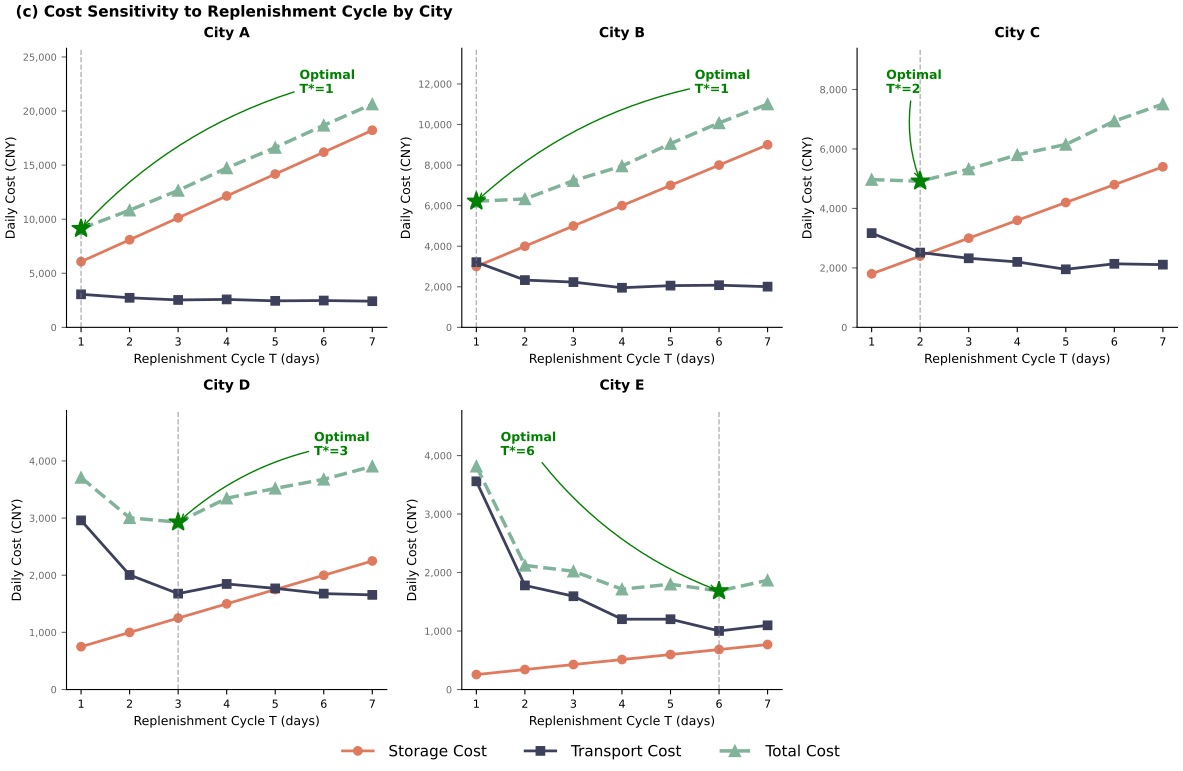

This chart was generated by the following Python code:
"""Fix Figure 3: show T-sensitivity for all 5 cities in one figure (2x3 layout)."""

import sys
import os
sys.path.insert(0, os.path.abspath(os.path.dirname(__file__) + '/..'))

import matplotlib.pyplot as plt
import numpy as np

from optimization.inventory_optimizer import calculate_city_total_cost

plt.rcParams['font.family'] = 'sans-serif'
plt.rcParams['font.size'] = 9

COLOR_STORAGE = '#E07A5F'
COLOR_TRANSPORT = '#3D405B'
COLOR_TOTAL = '#81B29A'

cities = ['A', 'B', 'C', 'D', 'E']

import json
with open('figures/data.json', 'r') as f:
    _data = json.load(f)
_optimal_T_map = {c: _data['cities'][c]['optimal_T'] for c in cities}
T_range = np.arange(1, 8)

fig, axes = plt.subplots(2, 3, figsize=(12, 8), dpi=300)
axes = axes.flatten()

for idx, city in enumerate(cities):
    ax = axes[idx]
    storage = []
    transport = []
    total = []
    for T in T_range:
        res = calculate_city_total_cost(city, T)
        storage.append(res['storage_cost'])
        transport.append(res['transport_cost'])
        total.append(res['total_cost'])

    ax.plot(T_range, storage, 'o-', color=COLOR_STORAGE, label='Storage Cost', linewidth=2, markersize=6)
    ax.plot(T_range, transport, 's-', color=COLOR_TRANSPORT, label='Transport Cost', linewidth=2, markersize=6)
    ax.plot(T_range, total, '^--', color=COLOR_TOTAL, label='Total Cost', linewidth=2.5, markersize=8)

    # Optimal marker
    optimal_T = _optimal_T_map[city]
    opt_total = total[optimal_T - 1]
    ax.axvline(x=optimal_T, color='gray', linestyle='--', alpha=0.6, linewidth=1)
    ax.plot(optimal_T, opt_total, '*', color='green', markersize=14, zorder=5)

    # Compute text position: place it near the top of the subplot in an empty corner
    y_top = max(total) * 1.05
    if idx == 0:  # City A: monotone ascending, text far upper-right
        tx = 5.5
    elif idx == 1:  # City B: monotone ascending, text far upper-right
        tx = 5.5
    elif idx == 2:  # City C: weak U, text upper-left
        tx = 1.3
    elif idx == 3:  # City D: U-shape, text upper-right
        tx = 5.8
    else:  # City E: U-shape, optimal at T=6 (right side), text upper-left
        tx = 1.5

    ax.annotate(f'Optimal\nT*={optimal_T}', xy=(optimal_T, opt_total),
                xytext=(tx, y_top),
                fontsize=9, color='green', fontweight='bold',
                arrowprops=dict(arrowstyle='->', color='green', lw=1,
                                connectionstyle='arc3,rad=0.15'))

    # Per-subplot title
    pad = 15 if city in ['D', 'E'] else 8
    ax.set_title(f'City {city}', fontsize=10, fontweight='bold', pad=pad)
    ax.set_xlabel('Replenishment Cycle T (days)', fontsize=9)
    ax.set_ylabel('Daily Cost (CNY)', fontsize=9)
    ax.set_xticks(T_range)

    # Tick hierarchy
    ax.tick_params(axis='y', labelsize=7, colors='dimgray')
    ax.tick_params(axis='x', labelsize=8, colors='black')
    ax.yaxis.set_major_formatter(plt.FuncFormatter(lambda x, _: f'{int(x):,}'))

    # Spines
    ax.spines['top'].set_visible(False)
    ax.spines['right'].set_visible(False)
    ax.spines['left'].set_linewidth(0.8)
    ax.spines['bottom'].set_linewidth(0.8)

    # Y-limit with some padding
    ax.set_ylim(0, max(total) * 1.25)

# Remove the unused 6th subplot to make room for a bottom legend
fig.delaxes(axes[-1])

# Overall title at top-left of the figure
fig.text(0.02, 0.98, '(c) Cost Sensitivity to Replenishment Cycle by City',
         fontsize=11, fontweight='bold', va='top', ha='left')

# Shared legend at bottom center, horizontal layout
handles, labels = axes[0].get_legend_handles_labels()
fig.legend(handles, labels, loc='lower center', ncol=3, frameon=False,
           fontsize=11, bbox_to_anchor=(0.5, 0.02), columnspacing=2.5,
           handletextpad=1.0)

plt.tight_layout(rect=[0, 0.06, 1, 0.97])
plt.savefig('figures/fix_fig3_all_cities.pdf', bbox_inches='tight', pad_inches=0.05)
plt.savefig('figures/fix_fig3_all_cities.png', dpi=300, bbox_inches='tight', pad_inches=0.05)
plt.close()
print('Fig 3 (all cities) saved.')
